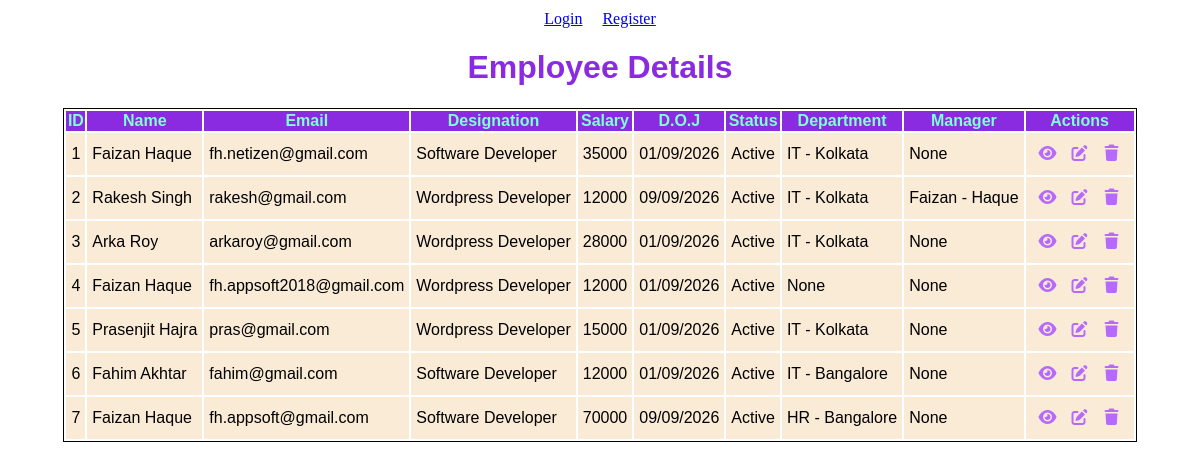
Before: / with the older database file.
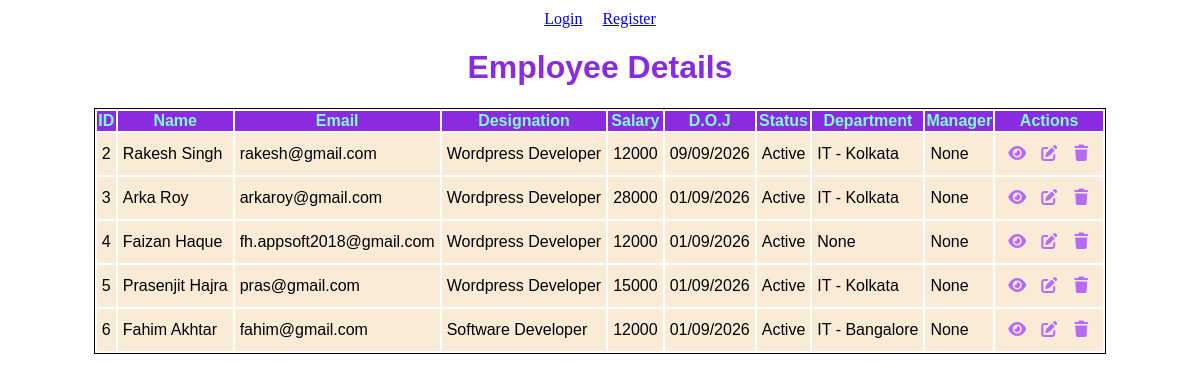
After: the same page with the newer database file.
### employees/models.py (models this page shows)
class Employee(models.Model):
    first_name = models.CharField(max_length=50)
    last_name = models.CharField(max_length=50)
    images = models.ImageField(upload_to='employee_images/', default='media/default.png')
    email = models.EmailField(unique=True)
    designation = models.CharField(max_length=50)
    salary = models.IntegerField()
    joining_date = models.DateField()
    active = models.BooleanField(default=True)
    department = models.ForeignKey(Department, on_delete=models.SET_NULL, blank=True, null=True)
    manager = models.ForeignKey("self", on_delete=models.SET_NULL, blank=True, null=True)
    def __str__(self):
        return f"{self.first_name} - {self.last_name}"
    def full_name(self):
        return f"{self.first_name} {self.last_name}"

class Department(models.Model):
    name     = models.CharField(max_length=25)
    location = models.CharField(max_length=25)
    def __str__(self):
        return f"{self.name} - {self.location}"

### employees_main/views.py (the view)
# urls.py: 2. Add a URL to urlpatterns:  path('', views.home, name='home')
def home(request):
    employees = Employee.objects.all()
    context = {
        'employees' : employees
    }
    return render(request, 'home.html', context)

### templates/home.html (shortened to what this page needs)
{% load static %}
<!doctype html>
<html lang="en">
  <head>
    <link rel="stylesheet" href="{% static 'style.css' %}" />
    <link
      rel="stylesheet"
      href="https://cdnjs.cloudflare.com/ajax/libs/font-awesome/7.3.1/css/all.css"
    />
  </head>
  <body>
    <div style="display: flex; justify-content: center; margin-top: 10px">
      {% if not user.is_authenticated %}
       <a href="{% url 'login'%}">Login</a>&nbsp;&nbsp;&nbsp;&nbsp;&nbsp;
         <a href="{% url 'register'%}">Register</a>
      {% else %}
        You are logged in as {{user.username}} &nbsp;&nbsp;<a href="{% url 'logout' %}">Logout</a>
    {% endif %}
    </div>
    <h1>Employee Details</h1>
    <div class="container">
      <table>
        <thead>
          <th>ID</th>
          <th>Name</th>
          <th>Email</th>
          <th>Designation</th>
          <th>Salary</th>
          <th>D.O.J</th>
          <th>Status</th>
          <th>Department</th>
          <th>Manager</th>
          <th>Actions</th>
        </thead>
        <tbody>
          {% for e in employees %}
          <tr>
            <td>{{ e.id}}</td>
            <td>{{ e.full_name}}</td>
            <td>{{ e.email}}</td>
            <td>{{ e.designation}}</td>
            <td>{{ e.salary}}</td>
            <td>{{ e.joining_date | date:"d/m/Y"}}</td>
            <td>{{ e.active | yesno:"Active,Inactive"}}</td>
            <td>{{ e.department}}</td>
            <td>{{ e.manager}}</td>
            <td>
              <table class="inner-table">
                <tr>
                  <td>
                    <a href="{% url 'view_employee' id=e.id %}"
                      ><i class="fa fa-eye"></i
                    ></a>
                  </td>
                  <td> <a href="{% url 'edit_employee' id=e.id %}"
                      ><i class="fa fa-edit"></i
                    ></a></i></td>
                    <td> <a href="{% url 'delete_employee' id=e.id %}"
                      ><i class="fa fa-trash"></i
                    ></a></i></td>
                </tr>
              </table>
            </td>
          </tr>
          {% endfor %}
        </tbody>
      </table>
    </div>
  </body>
</html>

Changed rows visible on the page:
removed Employee: id "1", full_name "Faizan Haque", email "fh.netizen@gmail.com", designation "Software Developer", salary "35000", joining_date "01/09/2026", active "Active", department "IT - Kolkata", manager "None"
removed Employee: id "7", full_name "Faizan Haque", email "fh.appsoft@gmail.com", designation "Software Developer", salary "70000", joining_date "09/09/2026", active "Active", department "HR - Bangalore", manager "None"
changed Employee "Rakesh Singh": manager "Faizan - Haque" → "None"
